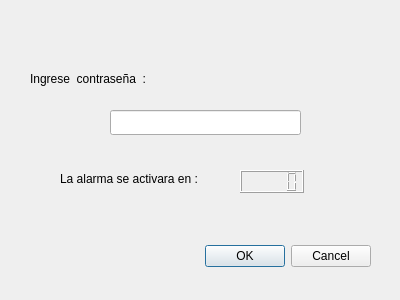
<?xml version="1.0" encoding="UTF-8"?>
<ui version="4.0">
 <class>System_Activate_Window</class>
 <widget class="QDialog" name="System_Activate_Window">
  <property name="geometry">
   <rect>
    <x>0</x>
    <y>0</y>
    <width>400</width>
    <height>300</height>
   </rect>
  </property>
  <property name="windowTitle">
   <string>Dialog</string>
  </property>
  <widget class="QDialogButtonBox" name="buttonBox">
   <property name="geometry">
    <rect>
     <x>30</x>
     <y>240</y>
     <width>341</width>
     <height>32</height>
    </rect>
   </property>
   <property name="orientation">
    <enum>Qt::Horizontal</enum>
   </property>
   <property name="standardButtons">
    <set>QDialogButtonBox::Cancel|QDialogButtonBox::Ok</set>
   </property>
  </widget>
  <widget class="QLabel" name="label_2">
   <property name="geometry">
    <rect>
     <x>30</x>
     <y>70</y>
     <width>191</width>
     <height>17</height>
    </rect>
   </property>
   <property name="text">
    <string>Ingrese  contraseña  : </string>
   </property>
  </widget>
  <widget class="QLineEdit" name="lineEdit_2">
   <property name="geometry">
    <rect>
     <x>110</x>
     <y>110</y>
     <width>191</width>
     <height>25</height>
    </rect>
   </property>
  </widget>
  <widget class="QLabel" name="label_3">
   <property name="geometry">
    <rect>
     <x>60</x>
     <y>170</y>
     <width>181</width>
     <height>17</height>
    </rect>
   </property>
   <property name="text">
    <string>La alarma se activara en :</string>
   </property>
  </widget>
  <widget class="QLCDNumber" name="timer_alarm_lcdNumber">
   <property name="geometry">
    <rect>
     <x>240</x>
     <y>170</y>
     <width>64</width>
     <height>23</height>
    </rect>
   </property>
  </widget>
 </widget>
 <resources/>
 <connections>
  <connection>
   <sender>buttonBox</sender>
   <signal>accepted()</signal>
   <receiver>System_Activate_Window</receiver>
   <slot>accept()</slot>
   <hints>
    <hint type="sourcelabel">
     <x>248</x>
     <y>254</y>
    </hint>
    <hint type="destinationlabel">
     <x>157</x>
     <y>274</y>
    </hint>
   </hints>
  </connection>
  <connection>
   <sender>buttonBox</sender>
   <signal>rejected()</signal>
   <receiver>System_Activate_Window</receiver>
   <slot>reject()</slot>
   <hints>
    <hint type="sourcelabel">
     <x>316</x>
     <y>260</y>
    </hint>
    <hint type="destinationlabel">
     <x>286</x>
     <y>274</y>
    </hint>
   </hints>
  </connection>
 </connections>
</ui>
